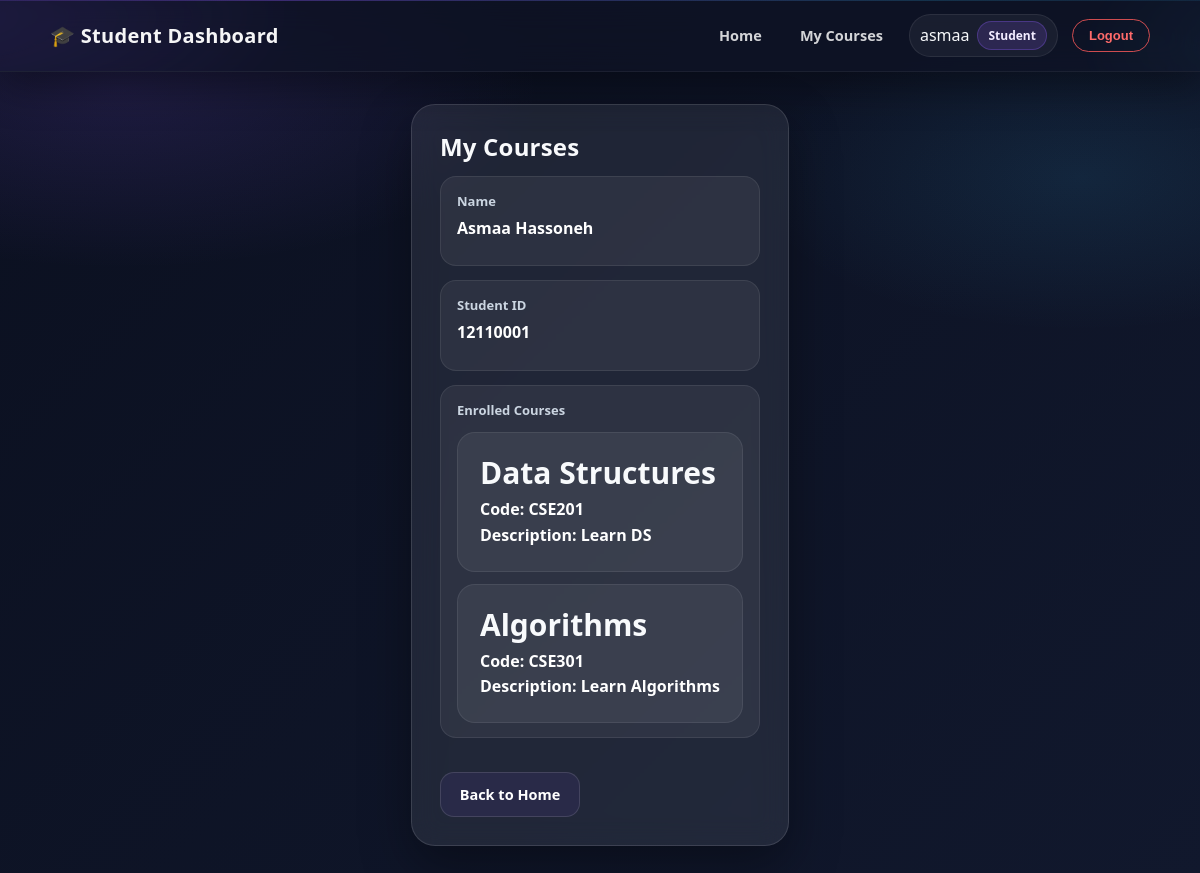
Screenshot of /students/my-courses (signed in) with the database file from the repository.
### app/models/user.py (models this page shows, shortened)
class User(db.Model, UserMixin):
    __tablename__ = "users"
    ROLE_ADMIN = "admin"
    ROLE_INSTRUCTOR = "instructor"
    ROLE_STUDENT = "student"
    ROLES = [ROLE_ADMIN, ROLE_INSTRUCTOR, ROLE_STUDENT]
    id = db.Column(db.Integer, primary_key=True)
    username = db.Column(db.String(80), nullable=False, unique=True, index=True)
    email = db.Column(db.String(120), nullable=False, unique=True, index=True)
    password_hash = db.Column(db.String(255), nullable=False)
    role = db.Column(db.String(20), nullable=False, default=ROLE_STUDENT)
    profile_picture = db.Column(db.String(255), nullable=True)
    @property
    def is_student(self):
        return self.role == self.ROLE_STUDENT

### app/models/student.py (models this page shows, shortened)
class Student(db.Model):
    __tablename__ = "students"
    id = db.Column(db.Integer, primary_key=True)
    name = db.Column(db.String(100), nullable=False)
    student_id = db.Column(db.String(20), nullable=False, unique=True, index=True)
    user_id = db.Column(
        db.Integer,
        db.ForeignKey("users.id", ondelete="SET NULL"),
        nullable=True,
        unique=True,
    )
    user = db.relationship("User", backref=db.backref("student_profile", uselist=False))
    courses = db.relationship(
        "Course",
        secondary=student_courses,
        back_populates="students",
        lazy="subquery",
    )

### app/models/course.py (models this page shows, shortened)
class Course(db.Model):
    __tablename__ = "courses"
    id = db.Column(db.Integer, primary_key=True)
    name = db.Column(db.String(100), nullable=False, unique=True)
    code = db.Column(db.String(20), nullable=False, unique=True)
    description = db.Column(db.String(255), nullable=True)
    students = db.relationship(
        "Student",
        secondary=student_courses,
        back_populates="courses",
        lazy="subquery",
    )

### app/routes/student_page_routes.py (the view)
@student_page_bp.route("/my-courses")
@login_required
def my_courses():
    if not current_user.is_student:
        flash("This page is only available for student accounts.", "error")
        return redirect(url_for("main_bp.dashboard"))
    student = current_user.student_profile
    if student is None:
        flash("No student profile is linked to this account.", "error")
        return redirect(url_for("main_bp.home"))
    return render_template("my_courses.html", student=student)

### app/templates/my_courses.html (shortened to what this page needs)
{% extends "base.html" %}
{% block content %}
<div class="home">
  <div class="glass-card">
    <h2>My Courses</h2>
    <div class="detail-item">
      <span>Name</span>
      <p>{{ student.name }}</p>
    </div>
    <div class="detail-item">
      <span>Student ID</span>
      <p>{{ student.student_id }}</p>
    </div>
    <div class="detail-item">
      <span>Enrolled Courses</span>
      {% if student.courses %}
      <div style="display: grid; gap: 12px; margin-top: 12px;">
        {% for course in student.courses %}
        <div class="stat-card" style="text-align: left;">
          <h3 style="margin-bottom: 6px;">{{ course.name }}</h3>
          <p><strong>Code:</strong> {{ course.code }}</p>
          <p><strong>Description:</strong> {{ course.description or "No description available." }}</p>
        </div>
        {% endfor %}
      </div>
      {% else %}
      <p>No courses enrolled yet.</p>
      {% endif %}
    </div>
    <a class="btn secondary-btn" href="{{ url_for('main_bp.home') }}" style="margin-top: 20px;">
      Back to Home
    </a>
  </div>
</div>
{% endblock %}

### app/templates/base.html (shortened to what this page needs)
<!DOCTYPE html>
<html lang="en">
  <head>
    <link rel="stylesheet" href="{{ url_for('static', filename='style.css') }}" />
  </head>
  <body>
    <nav class="navbar">
      <div class="nav-container">
        <div class="logo">🎓 Student Dashboard</div>
        <div class="links">
          <a href="{{ url_for('main_bp.home') }}">Home</a>
          {% if current_user.is_authenticated %}
            {% if current_user.is_student %}
              <a href="{{ url_for('student_page_bp.my_courses') }}">My Courses</a>
            {% else %}
              <a href="{{ url_for('main_bp.dashboard') }}">Dashboard</a>
            {% endif %}
            <div class="user-mini-card">
              <span>{{ current_user.username }}</span>
              <span class="role-badge">{{ current_user.role|capitalize }}</span>
            </div>
            <form action="{{ url_for('auth_bp.logout') }}" method="POST" style="display: inline;">
              <button type="submit" class="logout-btn">Logout</button>
            </form>
          {% else %}
            <a href="{{ url_for('auth_bp.login') }}">Login</a>
            <a href="{{ url_for('auth_bp.register') }}" class="register-btn">Register</a>
          {% endif %}
        </div>
      </div>
    </nav>
    <main class="container">
      {% block content %}{% endblock %}
    </main>
  </body>
</html>

### rows the page displays
User: username "asmaa", role "Student"
Student: name "Asmaa Hassoneh", student_id "12110001"
Course: name "Data Structures", code "CSE201", description "Learn DS"
Course: name "Algorithms", code "CSE301", description "Learn Algorithms"
